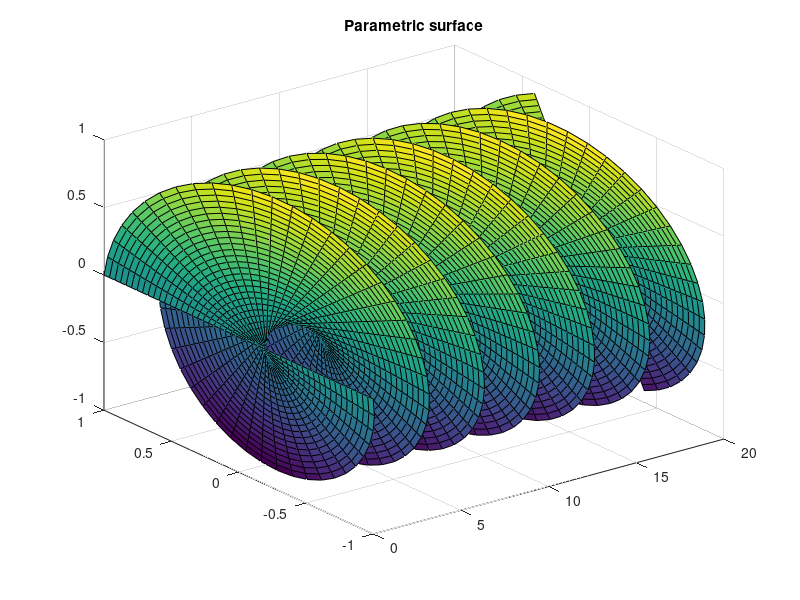

This chart was generated by the following MATLAB code:
% Parametric surface

disp('Surface plot, Example 5:')

t=linspace(0,20,150);
u=linspace(-1,1,50);
[T,V]=meshgrid(t,u);
surf(T,V.*cos(T),V.*sin(T))
title('Parametric surface')